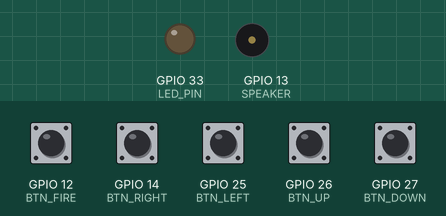
Recording of a sketch running on a simulated ESP32. On the bench: output pins drawn as LEDs (lit = HIGH), buzzer (waves = sounding). Inputs (shaded band) come from the test bench; at power-on: GPIO 12 (BTN_FIRE), GPIO 14 (BTN_RIGHT), GPIO 25 (BTN_LEFT), GPIO 26 (BTN_UP), GPIO 27 (BTN_DOWN) HIGH. Nothing arrives over Bluetooth unless stated; a phone connects over Bluetooth LE 3 s after start; what the sketch prints to the serial monitor is not drawn.

Above: at 4.2 s.
4.3 s: GPIO 12 (BTN_FIRE) pulled LOW for 0.15 s
At 4.36 s:
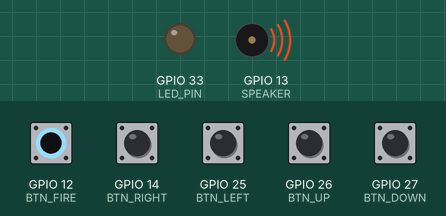
5.9 s: GPIO 14 (BTN_RIGHT) pulled LOW for 0.15 s
At 7.0 s:
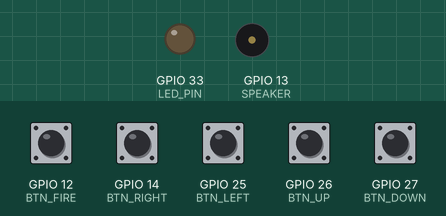
7.5 s: GPIO 25 (BTN_LEFT) pulled LOW for 0.15 s
At 8.8 s:
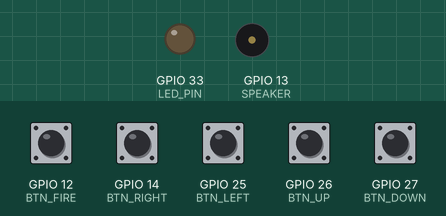
9.1 s: GPIO 26 (BTN_UP) pulled LOW for 0.15 s
At 10.0 s:
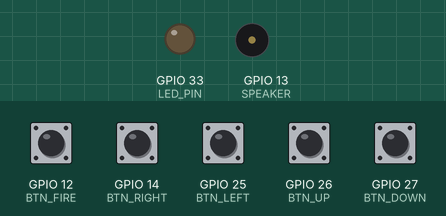
10.7 s: GPIO 27 (BTN_DOWN) pulled LOW for 0.15 s
At 12.2 s:
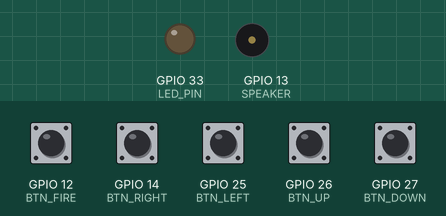
Timing chart, 0 to 13.3 s (numbered marks = the images above; inputs shaded):
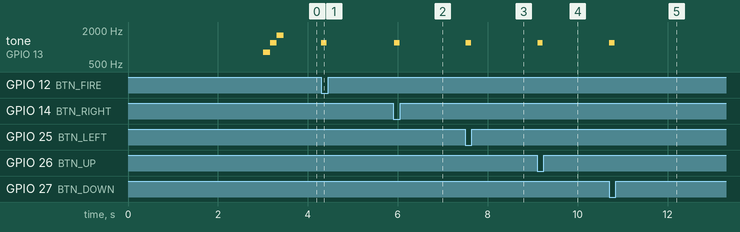

The sketch:

esp32_remote_control.ino
```cpp
#include <BLEDevice.h>
#include <BLEServer.h>
#include <BLEUtils.h>
#include <BLE2902.h>

#define SPEAKER   13
#define BTN_FIRE  12
#define BTN_RIGHT 14
#define BTN_DOWN  27
#define BTN_UP    26
#define BTN_LEFT  25
#define LED_PIN   33

void playMelody(const String& name);

// === UUID ===
#define SERVICE_UUID        "12345678-1234-1234-1234-1234567890ab"
#define CHARACTERISTIC_UUID "abcd1234-abcd-1234-abcd-1234567890ab"

// BLE
BLECharacteristic* pCharacteristic = nullptr;
volatile bool deviceConnected = false;

// Flags
volatile bool hitRequested     = false;
volatile bool startRequested   = false;
volatile bool finishRequested  = false;

// Buttons
bool lastUp = HIGH, lastDown = HIGH, lastLeft = HIGH, lastRight = HIGH, lastFire = HIGH;

// === SERVER CALLBACKS ===
class MyServerCallbacks : public BLEServerCallbacks {
  void onConnect(BLEServer* pServer) override {
    deviceConnected = true;
    startRequested = true;
    Serial.println("📲 Connected");
  }

  void onDisconnect(BLEServer* pServer) override {
    deviceConnected = false;
    finishRequested = true;
    Serial.println("📴 Disconnected");

    BLEDevice::startAdvertising();
  }
};

class MyCallbacks : public BLECharacteristicCallbacks {
  void onWrite(BLECharacteristic* pChar) override {
    String rxValue = pChar->getValue();
    Serial.print("📥 RX: ");
    for (size_t i = 0; i < rxValue.length(); i++) {
        Serial.print((int)rxValue[i]); // печатаем числовое значение байта
        Serial.print(" ");
    }
    Serial.println();

    if (rxValue.length() > 0 && rxValue[0] == 1) {
        hitRequested = true;
    } else if (rxValue.length() > 0 && rxValue[0] == 0) {
        digitalWrite(LED_PIN, LOW);
        pChar->setValue("LED OFF");
    } else {
        Serial.println("⚠️ Неизвестная команда");
        pChar->setValue("Unknown command");
    }

    pChar->notify();
  }
};

// === SEND MESSAGE ===
void sendBLEMessage(const String& msg) {
  if (!deviceConnected || pCharacteristic == nullptr) return;

  pCharacteristic->setValue(msg.c_str());
  pCharacteristic->notify();

  Serial.print("📤 TX: ");
  Serial.println(msg);
}

// === SETUP ===
void setup() {
  Serial.begin(115200);

  pinMode(LED_PIN, OUTPUT);
  digitalWrite(LED_PIN, LOW);

  pinMode(BTN_UP, INPUT_PULLUP);
  pinMode(BTN_DOWN, INPUT_PULLUP);
  pinMode(BTN_LEFT, INPUT_PULLUP);
  pinMode(BTN_RIGHT, INPUT_PULLUP);
  pinMode(BTN_FIRE, INPUT_PULLUP);

  BLEDevice::init("OTUS_SEABATTLE");

  BLEServer* pServer = BLEDevice::createServer();
  pServer->setCallbacks(new MyServerCallbacks());

  BLEService* pService = pServer->createService(SERVICE_UUID);

  pCharacteristic = pService->createCharacteristic(
    CHARACTERISTIC_UUID,
    BLECharacteristic::PROPERTY_READ |
    BLECharacteristic::PROPERTY_WRITE |
    BLECharacteristic::PROPERTY_NOTIFY
  );

  pCharacteristic->setCallbacks(new MyCallbacks());
  pCharacteristic->addDescriptor(new BLE2902());
  pCharacteristic->setValue("Ready!");

  pService->start();

  BLEAdvertising *advertising = BLEDevice::getAdvertising();
  advertising->addServiceUUID(SERVICE_UUID);
  advertising->setScanResponse(true);
  advertising->setMinPreferred(0x06);
  advertising->setMinPreferred(0x12);
  advertising->start();

  Serial.println("🚀 BLE Started");
}

// === LOOP ===
void loop() {

  // BLE Events
  if (startRequested) {
    startRequested = false;
    playMelody("start");
  }

  if (finishRequested) {
    finishRequested = false;
    playMelody("finish");
  }

  if (hitRequested) {
    hitRequested = false;
    digitalWrite(LED_PIN, HIGH);
    delay(200);
    digitalWrite(LED_PIN, LOW);
    playMelody("hit");
  }

  // Buttons
  bool up = digitalRead(BTN_UP);
  bool down = digitalRead(BTN_DOWN);
  bool left = digitalRead(BTN_LEFT);
  bool right = digitalRead(BTN_RIGHT);
  bool fire = digitalRead(BTN_FIRE);

  if (up == LOW && lastUp == HIGH) {
    playMelody("beep");
    sendBLEMessage("up");
  }
  if (down == LOW && lastDown == HIGH) {
    playMelody("beep");
    sendBLEMessage("down");
  }
  if (left == LOW && lastLeft == HIGH) {
    playMelody("beep");
    sendBLEMessage("left");
  }
  if (right == LOW && lastRight == HIGH) {
    playMelody("beep");
    sendBLEMessage("right");
  }
  if (fire == LOW && lastFire == HIGH) {
    playMelody("beep");
    sendBLEMessage("fire");
  }

  lastUp = up;
  lastDown = down;
  lastLeft = left;
  lastRight = right;
  lastFire = fire;

  delay(30);
}

// === SOUND ===
void playMelody(const String& name) {

  static bool initialized = false;
  if (!initialized) {
    tone(SPEAKER, 1);
    delay(5);
    noTone(SPEAKER);
    initialized = true;
  }

  if (name == "beep") {
    tone(SPEAKER, 1200); delay(120); noTone(SPEAKER);
  }
  else if (name == "start") {
    tone(SPEAKER, 800); delay(150);
    tone(SPEAKER, 1200); delay(150);
    tone(SPEAKER, 1600); delay(150);
    noTone(SPEAKER);
  }
  else if (name == "finish") {
    tone(SPEAKER, 1600); delay(150);
    tone(SPEAKER, 1200); delay(150);
    tone(SPEAKER, 800); delay(150);
    noTone(SPEAKER);
  }
  else if (name == "hit") {
    tone(SPEAKER, 600); delay(200); noTone(SPEAKER);
  }
  else {
    Serial.println("⚠️ Unknown melody");
  }
}
```

Measured:
- after the input at 4.3 s, tone on GPIO 13 (SPEAKER): silent → 1200 Hz at once, → silent 0.12 s later
- after the input at 5.9 s, tone on GPIO 13 (SPEAKER): silent → 1200 Hz at once, → silent 0.12 s later
- after the input at 7.5 s, tone on GPIO 13 (SPEAKER): silent → 1200 Hz at once, → silent 0.12 s later
- after the input at 9.1 s, tone on GPIO 13 (SPEAKER): silent → 1200 Hz at once, → silent 0.12 s later
- after the input at 10.7 s, tone on GPIO 13 (SPEAKER): silent → 1200 Hz at once, → silent 0.12 s later
